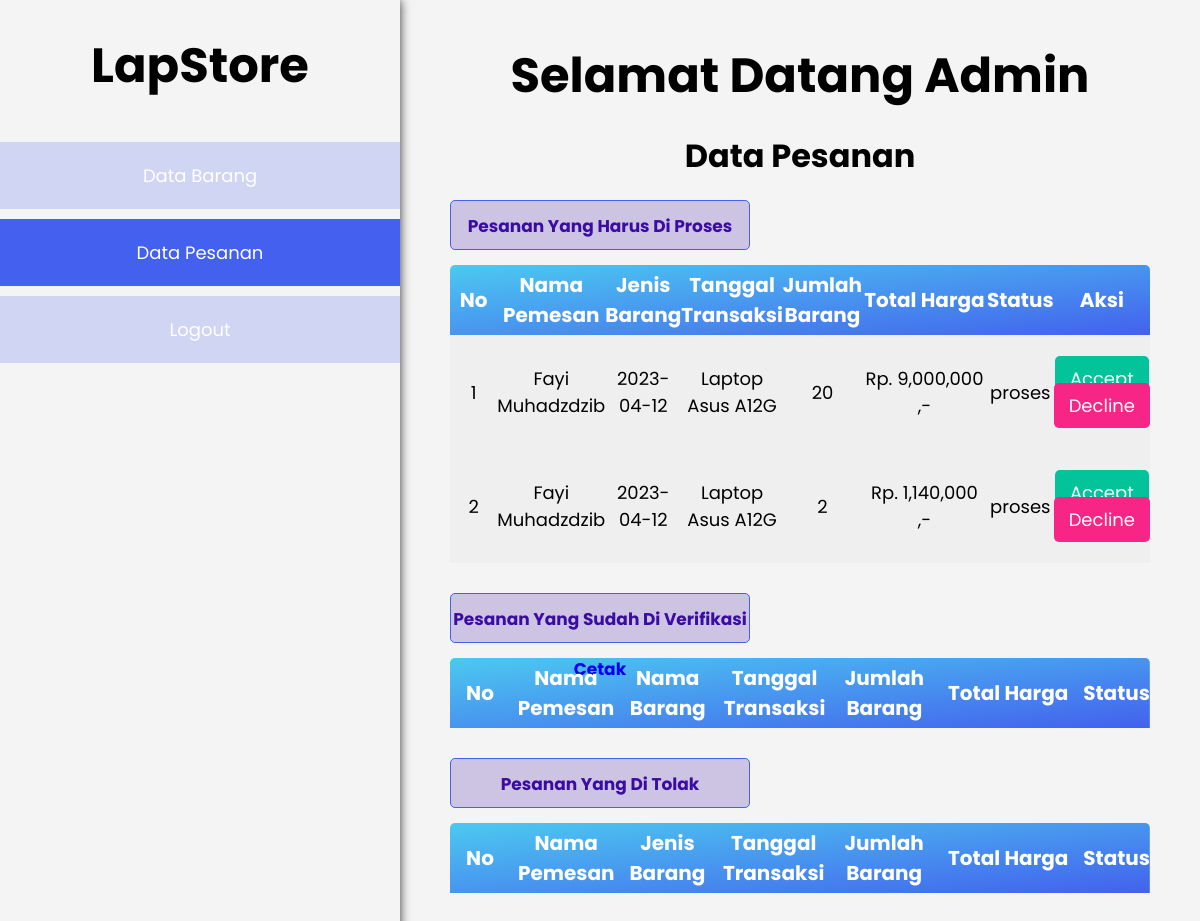
Screenshot of /Admin/pesanan.php (signed in) with the database file from the repository.
### tables this page shows
CREATE TABLE `transaksi` (
  `id_transaksi` int(11) NOT NULL,
  `tgl_transaksi` date NOT NULL,
  `id_user` int(11) NOT NULL,
  `id_barang` int(11) NOT NULL,
  `jmlh_barang` int(11) NOT NULL,
  `total_harga` int(25) NOT NULL,
  `status` enum('proses','verifikasi','ditolak') NOT NULL
);

CREATE TABLE `user` (
  `id_user` int(11) NOT NULL,
  `username` varchar(255) NOT NULL,
  `password` varchar(255) NOT NULL,
  `nama_user` varchar(255) NOT NULL,
  `role` int(11) NOT NULL,
  `created_at` date NOT NULL,
  `update_at` date DEFAULT NULL
);

CREATE TABLE `barang` (
  `id_barang` int(11) NOT NULL,
  `nama_barang` varchar(255) NOT NULL,
  `jenis_barang` varchar(255) NOT NULL,
  `harga_satuan` int(25) NOT NULL,
  `stok_barang` int(11) NOT NULL,
  `foto` text DEFAULT NULL
);

### koneksi.php (called while the page is built, shortened)
<?php
    $koneksi = mysqli_connect("localhost", "root", "", "penjualan1");
    function query($query){
        global $koneksi;
        $result = mysqli_query($koneksi, $query);
        $rows = [];
        while($row = mysqli_fetch_assoc($result)){
            $rows[] = $row;
        }
        return $rows;
    }
    ?>

### Admin/pesanan.php (the view, shortened to what this page needs)
<?php
    include '../koneksi.php';
        ?>
<!DOCTYPE html>
<html lang="en">
<head>
</head>
<body>
    <div class="sidebar">
        <h1>LapStore</h1>
        <a href="index.php">Data Barang</a>
        <a>Data Pesanan</a>
        <a href="../logout.php">Logout</a>
    </div>
    <div class="main">
        <h1>Selamat Datang Admin</h1>
        <h3>Data Pesanan</h3>
        <p class="tajuk">Pesanan Yang Harus Di Proses</p>
        <table cellpadding="10" cellspacing="0" p>
            <tr class="atas">
                <th>No</th>
                <th>Nama Pemesan</th>
                <th>Jenis Barang</th>
                <th>Tanggal Transaksi</th>
                <th>Jumlah Barang</th>
                <th>Total Harga</th>
                <th>Status</th>
                <th>Aksi</th>
            </tr>
            <?php
            $no = 1;
            $data = query("SELECT * FROM transaksi WHERE status LIKE '%proses%'");
            foreach($data as $row){
                $nama = $row['id_user'];
                $pemesan = query("SELECT * FROM user WHERE id_user = '$nama'")[0];
                $barang = query("SELECT * FROM barang")[0];
                ?>
                <tr>
                    <td><?= $no++; ?></td>
                    <td><?= $pemesan['nama_user']; ?></td>
                    <td><?= $row['tgl_transaksi']; ?></td>
                    <td>Laptop <?= $barang['jenis_barang']; ?></td>
                    <td><?= $row['jmlh_barang']; ?></td>
                    <td>Rp. <?= number_format($row['total_harga']); ?> ,-</td>
                    <td><?= $row['status']; ?></td>
                    <td>
                        <a href="verif.php?id_transaksi=<?= $row['id_transaksi']; ?>">Accept</a>
                        <a href="tolak.php?id_transaksi=<?= $row['id_transaksi']; ?>" >Decline</a>
                    </td>
                </tr>
                <?php
            }
            ?>
        </table>
        <p class="tajuk">Pesanan Yang Sudah Di Verifikasi <a href="cetak_transaksi.php">Cetak</a></p>
        <table cellpadding="10" cellspacing="0" l>
            <tr class="atas">
                <th>No</th>
                <th>Nama Pemesan</th>
                <th>Nama Barang</th>
                <th>Tanggal Transaksi</th>
                <th>Jumlah Barang</th>
                <th>Total Harga</th>
                <th>Status</th>
            </tr>
        </table>
        <p class="tajuk">Pesanan Yang Di Tolak</p>
        <table cellpadding="10" cellspacing="0" l>
            <tr class="atas">
                <th>No</th>
                <th>Nama Pemesan</th>
                <th>Jenis Barang</th>
                <th>Tanggal Transaksi</th>
                <th>Jumlah Barang</th>
                <th>Total Harga</th>
                <th>Status</th>
            </tr>
        </table>
    </div>
</body>
</html>

### Admin/pesanan.php (style rules this page uses)
* { margin: 0; padding: 0; box-sizing: border-box; font-family: 'Poppins', sans-serif; }
body { background-color: #f4f4f4; display: grid; grid-template-areas: 'sidebar main'; grid-template-columns: 400px 1fr; grid-template-rows: 961px; }
.sidebar { grid-area: 'sidebar'; box-shadow: 0 0 10px rgba(0, 0, 0, .8); }
.sidebar h1 { font-size: 3em; text-align: center; padding: 30px 0; }
a { text-decoration: none; }
.sidebar a { display: block; padding: 20px 120px; text-align: center; margin: 10px 0; font-size: 18px; color: #fff; background-color: #4361EE35; transition: .3s; }
.sidebar a:nth-child(3) { background-color: #4361EE; }
.main { grid-area: 'main'; overflow-x: scroll; }
h1 { text-align: center; font-size: 3em; padding: 40px 0 0; }
h3 { text-align: center; font-size: 2em; padding: 20px 0; }
table { width: calc(100% - 100px); margin: 15px auto 30px; }
table .atas { background: linear-gradient(to top left, #4361EE, #4CC9F0); }
table tr th { height: 70px; color: #ffffff; font-size: 20px; }
table tr th:nth-child(1) { border-radius: 5px 0 0 0; width: 60px }
table tr th:nth-child(6) { width:150px; }
[p] tr th:nth-child(8) { border-radius: 0 5px 0 0; }
[l] tr th:nth-child(7) { border-radius: 0 5px 0 0; }
table tr td { text-align: center; padding: 30px 0; background-color: #00000005; font-size: 18px; }
table tr td:nth-child(8) a { padding: 10px 15px; border-radius: 5px; color: #fff; }
table tr td:nth-child(8) a:nth-child(1) { background-color: #02c39a; }
table tr td:nth-child(8) a:nth-child(2) { background-color: #f72585; }
.tajuk { width: 300px; height: 50px; background-color: #3A0CA335; font-size: 17px; text-align:center; line-height: 50px; border: 1px solid #4361EE; border-radius: 5px; color: #3A0CA3; font-weight: bold; margin: 0 0 0 50px; }

### rows the page displays
transaksi: id_user.nama_user "Fayi Muhadzdzib", tgl_transaksi "2023-04-12", id_barang.jenis_barang "Asus A12G", jmlh_barang "20", total_harga "9,000,000", status "proses"
transaksi: id_user.nama_user "Fayi Muhadzdzib", tgl_transaksi "2023-04-12", barang.jenis_barang "Asus A12G", jmlh_barang "2", total_harga "1,140,000", status "proses"
